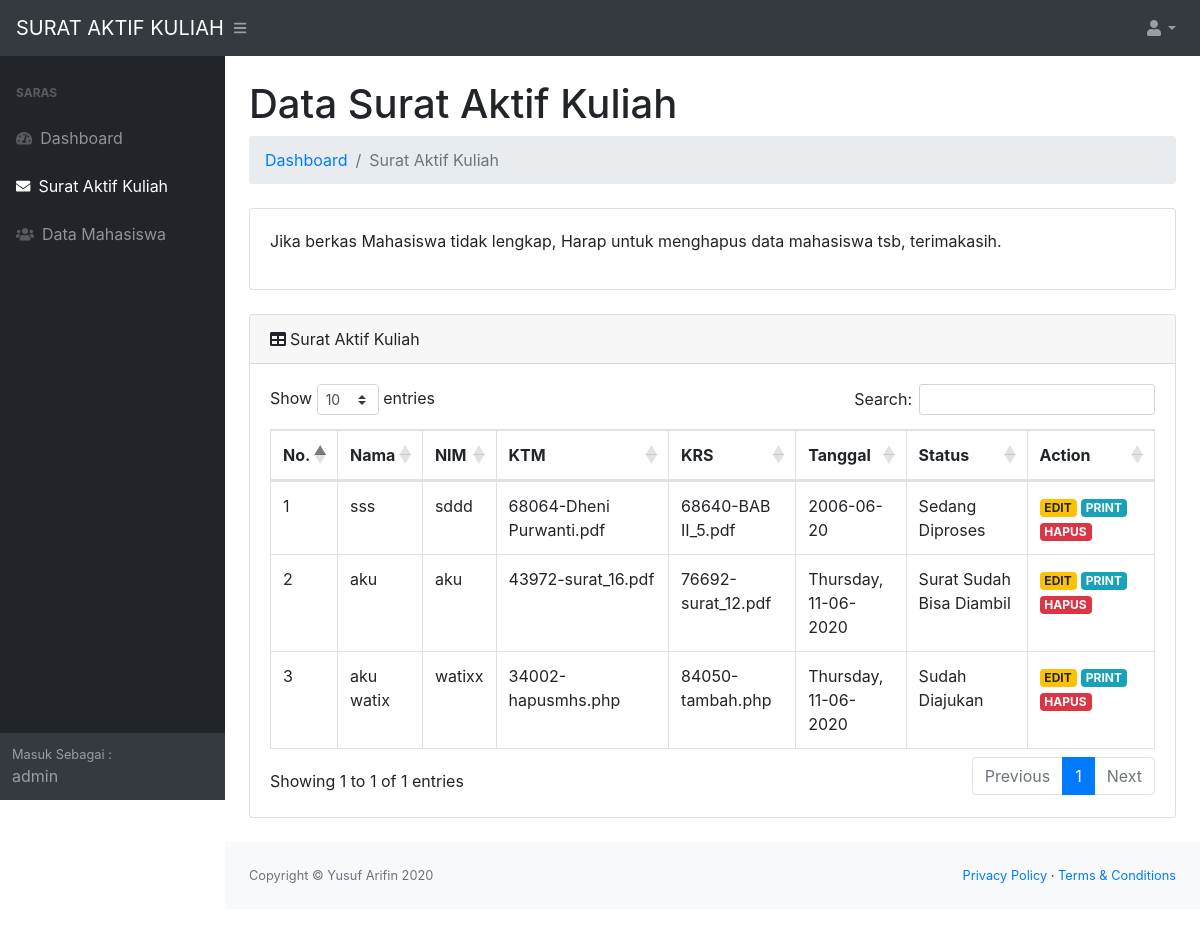
The app's page /admin/suratku.php (signed in) with its own data.
### tables this page shows
CREATE TABLE `surat_mhs` (
  `id` int(11) NOT NULL,
  `nama` varchar(100) NOT NULL,
  `nim` varchar(50) NOT NULL,
  `tanggal` varchar(225) NOT NULL,
  `status` varchar(100) NOT NULL,
  `file` varchar(225) NOT NULL,
  `krs` varchar(225) NOT NULL
);

### admin/suratku.php (the view)
<?php include_once "header.php"; ?>
            <div id="layoutSidenav_content">
                <main>
                    <div class="container-fluid">
                        <h1 class="mt-4">Data Surat Aktif Kuliah</h1>
                        <ol class="breadcrumb mb-4">
                            <li class="breadcrumb-item"><a href="index.php">Dashboard</a></li>
                            <li class="breadcrumb-item active">Surat Aktif Kuliah</li>
                        </ol>
                        <div class="card mb-4">
                            <div class="card-body">
                                <p>
                                    Jika berkas Mahasiswa tidak lengkap, Harap untuk menghapus data mahasiswa tsb, terimakasih.
                                </p>
                            </div>
                        </div>
                        <div class="card mb-4">
                            <div class="card-header"><i class="fas fa-table mr-1"></i>Surat Aktif Kuliah</div>
                            <div class="card-body">
                                <div class="table-responsive">
                                    <table class="table table-bordered" id="dataTable" width="100%" cellspacing="0">
                                        <thead>
                                            <tr>
                                                <th>No.</th>
                                                <th>Nama</th>
                                                <th>NIM</th>
                                                <th>KTM</th>
                                                <th>KRS</th>
                                                <th>Tanggal</th>
                                                <th>Status</th>
                                                <th>Action</th>
                                            </tr>
                                        </thead>
                                        <?php
		include '../koneksi.php';
		$no = 1;
		$data = mysqli_query($koneksi,"select * from surat_mhs");
		while($d = mysqli_fetch_array($data)){
			?>
                                        <tbody>
                                            <tr>
                                                <td><?php echo $no++; ?></td>
                                                <td><?php echo $d['nama']; ?></td>
                                                <td><?php echo $d['nim']; ?></td>
                                                <td><?php echo $d['file']; ?></td>
                                                <td><?php echo $d['krs']; ?></td>
                                                <td><?php echo $d['tanggal']; ?></td>
                                                <td><?php echo $d['status']; ?></td>
                                                <td>
                <a  href="edit.php?id=<?php echo $d['id']; ?>"><span class="badge badge-warning">EDIT</span> </a>
                <a href="print.php?id=<?php echo $d['id']; ?>"><span class="badge badge-info">PRINT</span> </a>
                 <a onclick="return confirm ('Yakin hapus <?php echo $d['nama'];?> ?');" href="hapus.php?id=<?php echo $d['id']; ?>"><span class="badge badge-danger">HAPUS</span> </a>
                                           </td>
                                            </tr>
                                        </tbody>
                                        <?php
		}
		?>
                                    </table>
                                </div>
                            </div>
                        </div>
                    </div>
                </main>
                <?php include_once "footer.php"; ?>

### records on screen
surat_mhs: nama "sss", nim "sddd", file "68064-Dheni Purwanti.pdf", krs "68640-BAB II_5.pdf", tanggal "2006-06-20", status "Sedang Diproses"
surat_mhs: nama "aku", nim "aku", file "43972-surat_16.pdf", krs "76692-surat_12.pdf", tanggal "Thursday, 11-06-2020", status "Surat Sudah Bisa Diambil"
surat_mhs: nama "aku watix", nim "watixx", file "34002-hapusmhs.php", krs "84050-tambah.php", tanggal "Thursday, 11-06-2020", status "Sudah Diajukan"

### other values on screen
$_SESSION['username'] "SARAS"
$_SESSION['level'] "admin"
